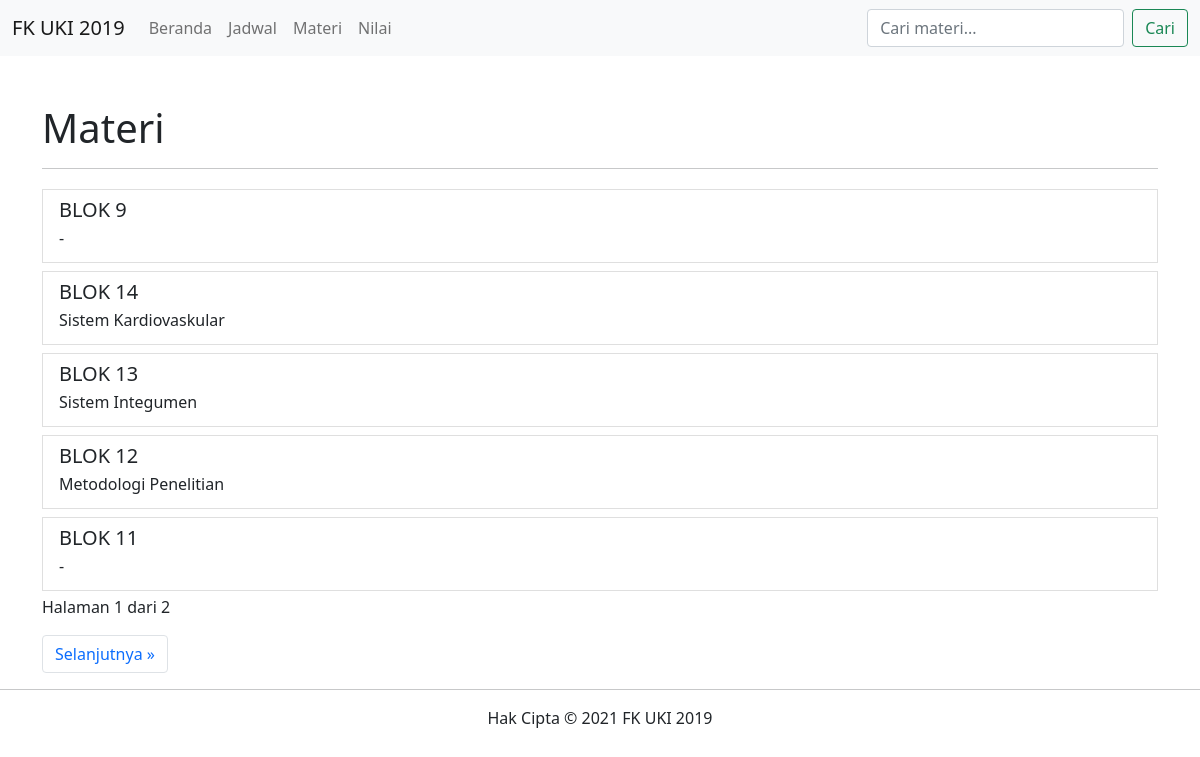
The page /materi/ (signed in) on the database its author committed.
### fkuki2019/models.py (models this page shows, shortened)
class Materi(models.Model):
    title = models.CharField(max_length=255, default='')
    description = models.CharField(max_length=255, default='')
    kuliahpakar = HTMLField(default='', blank=True)
    praktikum = HTMLField(default='', blank=True)
    keterampilanmedis = HTMLField(default='', blank=True)
    slug = models.SlugField(null=False, unique=True)

### fkuki2019/views.py (the view)
# urls.py: path('materi/', fkuki2019_views.materi, name='materi'),
@login_required(login_url='/akun/login/')
def materi(request):
    materis = Materi.objects.all().order_by('-title')
    p = Paginator(materis, 5)
    page_num = request.GET.get('page', 1)
    try:
        page = p.page(page_num)
    except EmptyPage:
        page = p.page(1)
    context = {'materis': page}
    return render(request, 'fkuki2019/materi.html', context)

### fkuki2019/templates/fkuki2019/materi.html (shortened to what this page needs)
{% extends 'main/base.html' %}
{% block content %}
<div class="container mt-5">
    <section>
        <h1>Materi</h1>
        <hr>
        <div class="list-group">
            {% for materi in materis %}
            <article>
                <a href="{% url 'materi_detail' materi.slug %}" class="list-group-item list-group-item-action my-1">
                    <header class="d-flex w-100 justify-content-between">
                        <h5 class="mb-1">{{ materi.title }}</h5>
                    </header>
                    <footer class="mb-1">{{ materi.description }}</footer>
                </a>
            </article>
            {% endfor %}
        </div>
        <p>Halaman {{ materis.number }} dari
            {{ materis.paginator.num_pages }}</p>
    </section>
    <section>
        <nav aria-label="Page navigation">
            <ul class="pagination">
                {% if materis.has_next %}
                <li class="page-item">
                    <a class="page-link" href="{% url 'materi' %}?page={{ materis.next_page_number }}"
                        aria-label="Next">
                        <span aria-hidden="true">Selanjutnya »</span>
                    </a>
                </li>
                {% endif %}
            </ul>
        </nav>
    </section>
</div>
{% endblock %}

### rows shown on the page
Materi: title "BLOK 9", description "-"
Materi: title "BLOK 14", description "Sistem Kardiovaskular"
Materi: title "BLOK 13", description "Sistem Integumen"
Materi: title "BLOK 12", description "Metodologi Penelitian"
Materi: title "BLOK 11", description "-"

### other values the page prints
{{ materis.number }} "1"
{{ materis.paginator.num_pages }} "2"
